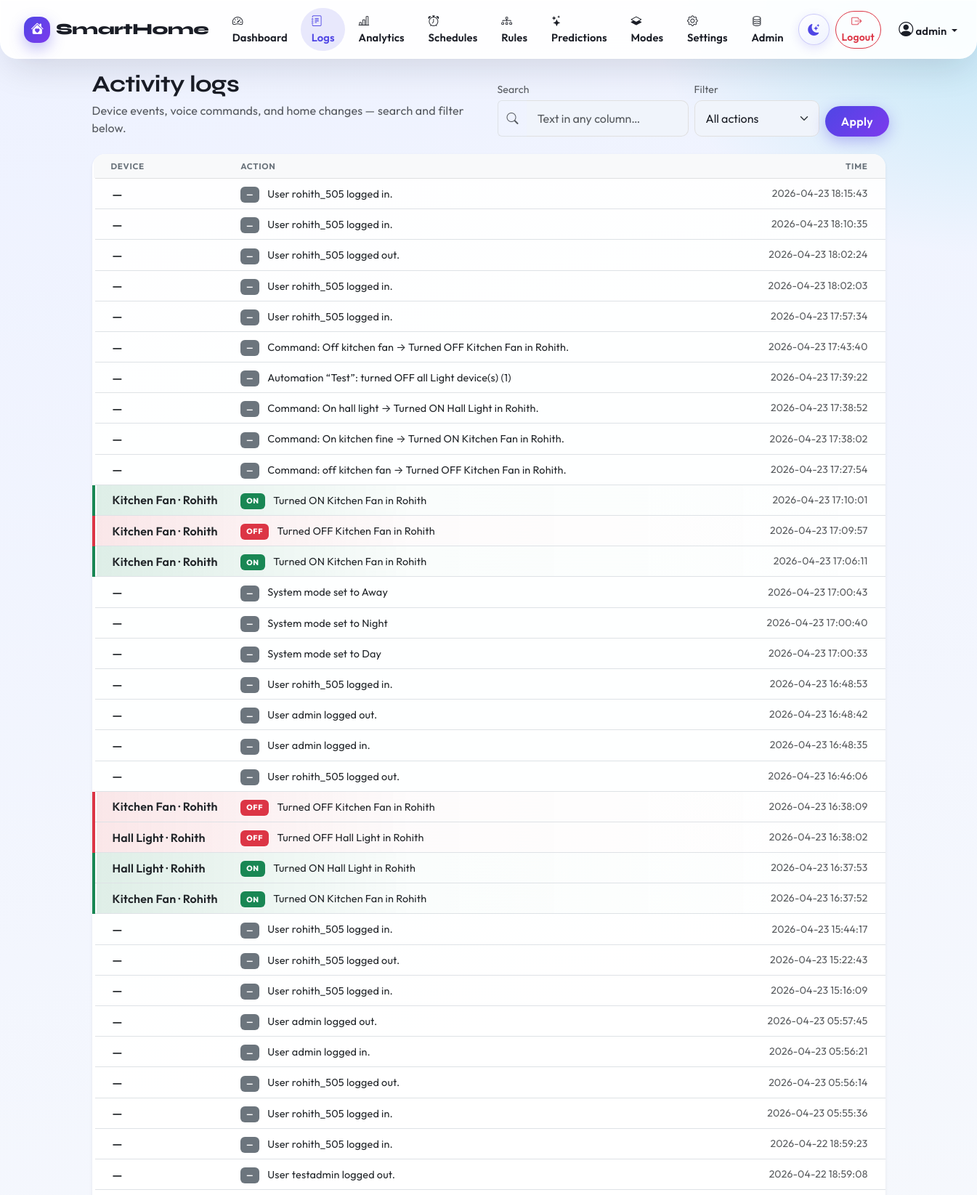
The app's page /logs (signed in, upper part) with its own data.
### app.py (models this page shows)
class User(UserMixin, db.Model):
    id = db.Column(db.Integer, primary_key=True)
    username = db.Column(db.String(150), unique=True, nullable=False)
    password = db.Column(db.String(150), nullable=False)
    mode = db.Column(db.String(50), default='Day')  # legacy column; UI profile Day/Night/Away removed
    energy_cost_per_kwh = db.Column(db.Float, nullable=True)

class Log(db.Model):
    id = db.Column(db.Integer, primary_key=True)
    timestamp = db.Column(db.DateTime, default=datetime.utcnow)
    action = db.Column(db.String(255), nullable=False)
    user_id = db.Column(db.Integer, db.ForeignKey('user.id'), nullable=True)

### app.py (the view)
@app.route('/logs')
@login_required
def view_logs():
    if current_user.username != 'admin':
        flash('Activity logs are available to administrators only.', 'danger')
        return redirect(url_for('dashboard'))
    q = (request.args.get('q') or '').strip()
    state_filter = (request.args.get('state') or 'all').lower()
    if state_filter not in ('all', 'on', 'off'):
        state_filter = 'all'
    query = Log.query.order_by(Log.timestamp.desc())
    if q:
        like = f'%{q}%'
        query = query.filter(Log.action.ilike(like))
    logs = query.all()
    rows = []
    for log in logs:
        device_label, st, _ = parse_log_for_ui(log.action)
        if state_filter == 'on' and st != 'on':
            continue
        if state_filter == 'off' and st != 'off':
            continue
        rows.append({'log': log, 'device': device_label, 'state': st})
    return render_template(
        'logs.html',
        rows=rows,
        search_q=q,
        state_filter=state_filter,
    )

### app.py (called while the page is built, shortened)
@app.before_request
def _bootstrap_energy_history_once():
    if request.endpoint == 'static' or not request.endpoint:
        return
    if app.config.get('_ENERGY_HISTORY_BOOTSTRAP'):
        return

@login_manager.user_loader
def load_user(user_id):
    return db.session.get(User, int(user_id))

def start_schedule_background_runner():
    def loop():
        while True:
            time.sleep(30)
            try:
                with app.app_context():
                    tick_schedules()
                    tick_automation_rules()
            except Exception:
                app.logger.exception('Schedule runner tick failed')
    global _schedule_thread_started
    with _schedule_lock:
        if _schedule_thread_started:
            return
        _schedule_thread_started = True
    t = threading.Thread(target=loop, name='schedule-runner', daemon=True)
    t.start()

@app.before_request
def _start_schedule_runner_once():
    if request.endpoint == 'static':
        return
    start_schedule_background_runner()

### templates/logs.html (shortened to what this page needs)
{% extends "base.html" %}
{% block content %}
<div class="row mb-4 align-items-end magic-reveal" style="--magic-delay:0.03s">
    <div class="col-lg-6 mb-3 mb-lg-0">
        <h2 class="fw-bold mb-1">Activity logs</h2>
        <p class="text-muted mb-0">Device events, voice commands, and home changes — search and filter below.</p>
    </div>
    <div class="col-lg-6">
        <form method="get" action="{{ url_for('view_logs') }}" class="log-filters row g-2 align-items-end">
            <div class="col-md-6">
                <label for="log-search" class="form-label small text-muted mb-1">Search</label>
                <div class="input-group">
                    <span class="input-group-text bg-transparent border-end-0"><i class="bi bi-search text-muted"></i></span>
                    <input type="search" id="log-search" name="q" class="form-control border-start-0" placeholder="Text in any column…" value="{{ search_q }}" autocomplete="off">
                </div>
            </div>
            <div class="col-md-4">
                <label for="log-state" class="form-label small text-muted mb-1">Filter</label>
                <select id="log-state" name="state" class="form-select">
                    <option value="all" {% if state_filter == 'all' %}selected{% endif %}>All actions</option>
                </select>
            </div>
            <div class="col-md-2 d-grid">
                <button type="submit" class="btn btn-primary">Apply</button>
            </div>
        </form>
    </div>
</div>
<div class="card custom-card border-0 shadow-sm overflow-hidden magic-reveal" style="--magic-delay:0.1s">
    <div class="card-body p-0">
        {% if rows %}
        <div class="table-responsive">
            <table class="table table-hover align-middle mb-0 log-page-table">
                <thead class="table-light">
                    <tr>
                        <th scope="col" class="ps-4">Device</th>
                        <th scope="col">Action</th>
                        <th scope="col" class="text-end pe-4" style="white-space:nowrap;">Time</th>
                    </tr>
                </thead>
                <tbody>
                    {% for row in rows %}
                    {% set log = row.log %}
                    <tr class="log-tr log-tr--{{ row.state }}">
                        <td class="ps-4 fw-semibold">{{ row.device }}</td>
                        <td>
                            {% if row.state == 'on' %}
                            <span class="log-pill log-pill--on">ON</span>
                            {% elif row.state == 'off' %}
                            <span class="log-pill log-pill--off">OFF</span>
                            {% else %}
                            <span class="log-pill log-pill--neutral">—</span>
                            {% endif %}
                            <span class="log-action-text">{{ log.action }}</span>
                        </td>
                        <td class="text-muted small text-end pe-4" style="white-space:nowrap;">{{ log.timestamp.strftime('%Y-%m-%d %H:%M:%S') }}</td>
                    </tr>
                    {% endfor %}
                </tbody>
            </table>
        </div>
        {% endif %}
    </div>
</div>
{% endblock %}

### templates/base.html (shortened to what this page needs)
<!DOCTYPE html>
<html lang="en" data-theme="light">
<head>
    <link href="https://cdn.jsdelivr.net/npm/bootstrap@5.3.0/dist/css/bootstrap.min.css" rel="stylesheet">
    <link rel="stylesheet" href="https://cdn.jsdelivr.net/npm/bootstrap-icons@1.10.5/font/bootstrap-icons.css">
    <link rel="stylesheet" href="{{ url_for('static', filename='css/style.css') }}">
    <link rel="stylesheet" href="{{ url_for('static', filename='css/hero-magic.css') }}">
</head>
<body class="app-body">
    {% if current_user.is_authenticated %}
    <nav class="navbar navbar-expand-lg custom-navbar sticky-top app-navbar">
        <div class="container-fluid">
            <a class="navbar-brand app-brand" href="{{ url_for('dashboard') }}">
                <span class="app-brand__mark"><i class="bi bi-house-heart-fill"></i></span> SmartHome
            </a>
            <div class="collapse navbar-collapse" id="navbarNav">
                <ul class="navbar-nav ms-auto align-items-lg-center">
                    <li class="nav-item">
                        <a class="nav-link {% if request.endpoint == 'dashboard' %}active{% endif %}" href="{{ url_for('dashboard') }}"><i class="bi bi-speedometer2"></i> Dashboard</a>
                    </li>
                    {% if current_user.username == 'admin' %}
                    <li class="nav-item">
                        <a class="nav-link {% if request.endpoint == 'view_logs' %}active{% endif %}" href="{{ url_for('view_logs') }}"><i class="bi bi-journal-text"></i> Logs</a>
                    </li>
                    {% endif %}
                    <li class="nav-item">
                        <a class="nav-link {% if request.endpoint == 'analytics' %}active{% endif %}" href="{{ url_for('analytics') }}"><i class="bi bi-bar-chart-line"></i> Analytics</a>
                    </li>
                    <li class="nav-item">
                        <a class="nav-link {% if request.endpoint == 'schedules' %}active{% endif %}" href="{{ url_for('schedules') }}"><i class="bi bi-alarm"></i> Schedules</a>
                    </li>
                    <li class="nav-item">
                        <a class="nav-link {% if request.endpoint == 'automation_rules' %}active{% endif %}" href="{{ url_for('automation_rules') }}"><i class="bi bi-diagram-3"></i> Rules</a>
                    </li>
                    <li class="nav-item">
                        <a class="nav-link {% if request.endpoint == 'predictions' %}active{% endif %}" href="{{ url_for('predictions') }}"><i class="bi bi-stars"></i> Predictions</a>
                    </li>
                    <li class="nav-item">
                        <a class="nav-link {% if request.endpoint in ('saved_modes', 'edit_saved_mode') %}active{% endif %}" href="{{ url_for('saved_modes') }}"><i class="bi bi-layers-half"></i> Modes</a>
                    </li>
                    <li class="nav-item">
                        <a class="nav-link {% if request.endpoint == 'settings' %}active{% endif %}" href="{{ url_for('settings') }}"><i class="bi bi-gear"></i> Settings</a>
                    </li>
                    {% if current_user.username == 'admin' %}
                    <li class="nav-item">
                        <a class="nav-link text-warning" href="{{ url_for('admin_db') }}"><i class="bi bi-database"></i> Admin</a>
                    </li>
                    {% endif %}
                    <li class="nav-item d-flex align-items-center ms-lg-1">
                        <button type="button" class="btn btn-theme-toggle" id="themeToggleNav" title="Toggle light / dark theme" aria-label="Toggle theme">
                            <i class="bi bi-moon-stars-fill" aria-hidden="true"></i>
                        </button>
                    </li>
                    <li class="nav-item d-flex align-items-center ms-lg-2">
                        <a class="btn btn-outline-danger btn-sm" href="{{ url_for('logout') }}" title="Log out">
                            <i class="bi bi-box-arrow-right me-1"></i> Logout
                        </a>
                    </li>
                    <li class="nav-item ms-lg-2 dropdown">
                        <a class="nav-link dropdown-toggle profile-link" href="#" role="button" data-bs-toggle="dropdown" aria-expanded="false">
                            <i class="bi bi-person-circle fs-5"></i> {{ current_user.username }}
                        </a>
                    </li>
                </ul>
            </div>
        </div>
    </nav>
    {% endif %}
    {% if current_user.is_authenticated %}
    <div id="globalToastStack" class="position-fixed p-2 d-flex flex-column gap-2 align-items-end" style="top:4.75rem;right:0.5rem;z-index:1150;max-width:min(380px,calc(100vw - 1rem));"></div>
    {% endif %}
    <div class="{% if request.endpoint == 'login' or request.endpoint == 'register' %}container-fluid p-0{% else %}container-xl app-shell mt-3 mb-5 px-3 px-md-4{% endif %}">
        {% block content %}{% endblock %}
    </div>
</body>
</html>

### static/css/hero-magic.css (style rules this page uses)
.magic-reveal { opacity: 0; transform: translateY(22px) scale(0.985); filter: blur(6px); transition: opacity 0.75s cubic-bezier(0.16, 1, 0.3, 1), transform 0.75s cubic-bezier(0.16, 1, 0.3, 1), filter 0.75s cubic-bezier(0.16, 1, 0.3, 1); transition-delay: var(--magic-delay, 0s); }
.magic-reveal.magic-reveal--visible { opacity: 1; transform: translateY(0) scale(1); filter: blur(0); }

### records on screen
User: username "admin"
Log: action "User rohith_505 logged in.", timestamp "2026-04-23 18:15:43"
Log: action "User rohith_505 logged in.", timestamp "2026-04-23 18:10:35"
Log: action "User rohith_505 logged out.", timestamp "2026-04-23 18:02:24"
Log: action "User rohith_505 logged in.", timestamp "2026-04-23 18:02:03"
Log: action "User rohith_505 logged in.", timestamp "2026-04-23 17:57:34"
Log: action "Command: Off kitchen fan → Turned OFF Kitchen Fan in Rohith.", timestamp "2026-04-23 17:43:40"
Log: action "Automation “Test”: turned OFF all Light device(s) (1)", timestamp "2026-04-23 17:39:22"
Log: action "Command: On hall light → Turned ON Hall Light in Rohith.", timestamp "2026-04-23 17:38:52"
Log: action "Command: On kitchen fine → Turned ON Kitchen Fan in Rohith.", timestamp "2026-04-23 17:38:02"
Log: action "Command: off kitchen fan → Turned OFF Kitchen Fan in Rohith.", timestamp "2026-04-23 17:27:54"
Log: action "Turned ON Kitchen Fan in Rohith", timestamp "2026-04-23 17:10:01"
Log: action "Turned OFF Kitchen Fan in Rohith", timestamp "2026-04-23 17:09:57"
Log: action "Turned ON Kitchen Fan in Rohith", timestamp "2026-04-23 17:06:11"
Log: action "System mode set to Away", timestamp "2026-04-23 17:00:43"
Log: action "System mode set to Night", timestamp "2026-04-23 17:00:40"
Log: action "System mode set to Day", timestamp "2026-04-23 17:00:33"
Log: action "User rohith_505 logged in.", timestamp "2026-04-23 16:48:53"
Log: action "User admin logged out.", timestamp "2026-04-23 16:48:42"
Log: action "User admin logged in.", timestamp "2026-04-23 16:48:35"
Log: action "User rohith_505 logged out.", timestamp "2026-04-23 16:46:06"
Log: action "Turned OFF Kitchen Fan in Rohith", timestamp "2026-04-23 16:38:09"
Log: action "Turned OFF Hall Light in Rohith", timestamp "2026-04-23 16:38:02"
Log: action "Turned ON Hall Light in Rohith", timestamp "2026-04-23 16:37:53"
Log: action "Turned ON Kitchen Fan in Rohith", timestamp "2026-04-23 16:37:52"
Log: action "User rohith_505 logged in.", timestamp "2026-04-23 15:44:17"
Log: action "User rohith_505 logged out.", timestamp "2026-04-23 15:22:43"
Log: action "User rohith_505 logged in.", timestamp "2026-04-23 15:16:09"
Log: action "User admin logged out.", timestamp "2026-04-23 05:57:45"
Log: action "User admin logged in.", timestamp "2026-04-23 05:56:21"
Log: action "User rohith_505 logged out.", timestamp "2026-04-23 05:56:14"
Log: action "User rohith_505 logged in.", timestamp "2026-04-23 05:55:36"
Log: action "User rohith_505 logged in.", timestamp "2026-04-22 18:59:23"
Log: action "User testadmin logged out.", timestamp "2026-04-22 18:59:08"

### other values on screen
{{ row.device }} "—" "—" "—" "—" "—" "—" "—" "—" "—" "—" "Kitchen Fan · Rohith" "Kitchen Fan · Rohith" "Kitchen Fan · Rohith" "—" "—" "—" "—" "—" "—" "—" "Kitchen Fan · Rohith" "Hall Light · Rohith" "Hall Light · Rohith" "Kitchen Fan · Rohith" "—" "—" "—" "—" "—" "—" "—" "—" "—"
